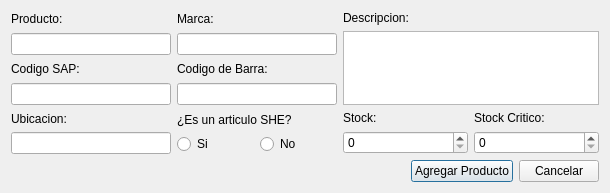
<?xml version="1.0" encoding="UTF-8"?>
<ui version="4.0">
 <class>qdialog_agregarproducto</class>
 <widget class="QDialog" name="qdialog_agregarproducto">
  <property name="geometry">
   <rect>
    <x>0</x>
    <y>0</y>
    <width>610</width>
    <height>193</height>
   </rect>
  </property>
  <property name="minimumSize">
   <size>
    <width>610</width>
    <height>191</height>
   </size>
  </property>
  <property name="maximumSize">
   <size>
    <width>610</width>
    <height>193</height>
   </size>
  </property>
  <property name="windowTitle">
   <string>Dialog</string>
  </property>
  <layout class="QGridLayout" name="gridLayout_2">
   <item row="0" column="0">
    <layout class="QVBoxLayout" name="verticalLayout">
     <item>
      <widget class="QLabel" name="label_producto">
       <property name="text">
        <string>Producto:</string>
       </property>
      </widget>
     </item>
     <item>
      <widget class="QLineEdit" name="lineEdit_producto"/>
     </item>
    </layout>
   </item>
   <item row="0" column="1">
    <layout class="QVBoxLayout" name="verticalLayout_5">
     <item>
      <widget class="QLabel" name="label_marca">
       <property name="text">
        <string>Marca:</string>
       </property>
      </widget>
     </item>
     <item>
      <widget class="QLineEdit" name="lineEdit_marca"/>
     </item>
    </layout>
   </item>
   <item row="0" column="2" rowspan="2">
    <layout class="QVBoxLayout" name="verticalLayout_2">
     <item>
      <widget class="QLabel" name="label_descripcion">
       <property name="text">
        <string>Descripcion:</string>
       </property>
      </widget>
     </item>
     <item>
      <widget class="QTextEdit" name="textEdit_descripcion"/>
     </item>
    </layout>
   </item>
   <item row="1" column="0">
    <layout class="QVBoxLayout" name="verticalLayout_3">
     <item>
      <widget class="QLabel" name="label_codigosap">
       <property name="text">
        <string>Codigo SAP:</string>
       </property>
      </widget>
     </item>
     <item>
      <widget class="QLineEdit" name="lineEdit_codigosap"/>
     </item>
    </layout>
   </item>
   <item row="1" column="1">
    <layout class="QVBoxLayout" name="verticalLayout_4">
     <item>
      <widget class="QLabel" name="label_codigobarra">
       <property name="text">
        <string>Codigo de Barra:</string>
       </property>
      </widget>
     </item>
     <item>
      <widget class="QLineEdit" name="lineEdit_codigobarra"/>
     </item>
    </layout>
   </item>
   <item row="2" column="0">
    <layout class="QVBoxLayout" name="verticalLayout_6">
     <item>
      <widget class="QLabel" name="label_ubicacion">
       <property name="text">
        <string>Ubicacion:</string>
       </property>
      </widget>
     </item>
     <item>
      <widget class="QLineEdit" name="lineEdit_ubicacion"/>
     </item>
    </layout>
   </item>
   <item row="2" column="1">
    <layout class="QVBoxLayout" name="verticalLayout_7">
     <item>
      <widget class="QLabel" name="label_productoSHE">
       <property name="text">
        <string>¿Es un articulo SHE?</string>
       </property>
      </widget>
     </item>
     <item>
      <layout class="QHBoxLayout" name="horizontalLayout">
       <item>
        <widget class="QRadioButton" name="radioButton_si">
         <property name="text">
          <string>Si</string>
         </property>
        </widget>
       </item>
       <item>
        <widget class="QRadioButton" name="radioButton_no">
         <property name="text">
          <string>No</string>
         </property>
        </widget>
       </item>
      </layout>
     </item>
    </layout>
   </item>
   <item row="2" column="2">
    <layout class="QGridLayout" name="gridLayout">
     <item row="1" column="0">
      <widget class="QSpinBox" name="spinBox_stock">
       <property name="maximum">
        <number>999999</number>
       </property>
      </widget>
     </item>
     <item row="1" column="1">
      <widget class="QSpinBox" name="spinBox_stockminimo"/>
     </item>
     <item row="0" column="0">
      <widget class="QLabel" name="label_stock">
       <property name="text">
        <string>Stock:</string>
       </property>
      </widget>
     </item>
     <item row="0" column="1">
      <widget class="QLabel" name="label_stockminimo">
       <property name="text">
        <string>Stock Critico:</string>
       </property>
      </widget>
     </item>
    </layout>
   </item>
   <item row="3" column="0" colspan="3">
    <layout class="QHBoxLayout" name="horizontalLayout_2">
     <item>
      <spacer name="horizontalSpacer">
       <property name="orientation">
        <enum>Qt::Horizontal</enum>
       </property>
       <property name="sizeHint" stdset="0">
        <size>
         <width>40</width>
         <height>20</height>
        </size>
       </property>
      </spacer>
     </item>
     <item>
      <widget class="QPushButton" name="pushButton_agregarproducto">
       <property name="text">
        <string>Agregar Producto</string>
       </property>
      </widget>
     </item>
     <item>
      <widget class="QPushButton" name="pushButton">
       <property name="text">
        <string>Cancelar</string>
       </property>
      </widget>
     </item>
    </layout>
   </item>
  </layout>
 </widget>
 <tabstops>
  <tabstop>lineEdit_producto</tabstop>
  <tabstop>lineEdit_codigosap</tabstop>
  <tabstop>lineEdit_codigobarra</tabstop>
  <tabstop>spinBox_stock</tabstop>
  <tabstop>textEdit_descripcion</tabstop>
  <tabstop>pushButton_agregarproducto</tabstop>
  <tabstop>pushButton</tabstop>
 </tabstops>
 <resources/>
 <connections/>
</ui>
